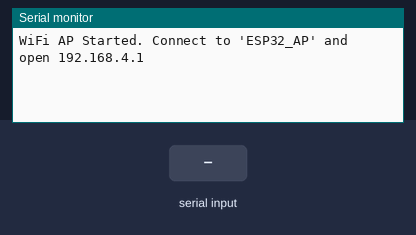
Bench run of a sketch on a simulated ESP32. Shown: the last lines printed to the serial monitor. The inputs (shaded band) are chosen by the test bench. WiFi joins after 1.5 s; servers stay silent unless stated; storage starts empty.

Above: at 1.2 s.
1.3 s: "1\n" received over the second serial link
At 1.7 s:
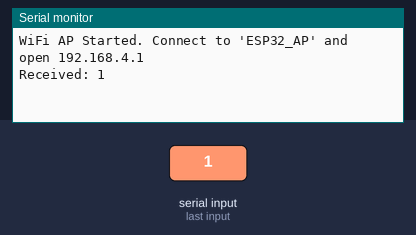
2.8 s: "0\n" received over the second serial link
At 4.1 s:
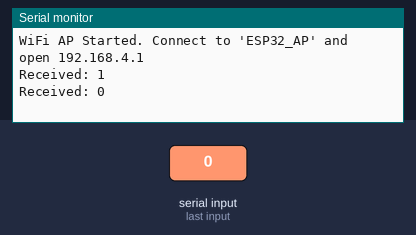

Measured:
- after the input at 1.3 s, the serial monitor: prints a new line at once (image 1)
- after the input at 2.8 s, the serial monitor: prints a new line at once (image 2)

The sketch:

espWebServer.ino
```cpp
#include <WiFi.h>
#include <WebServer.h>
#include <LittleFS.h>

// WiFi Access Point credentials
const char* ssid = "Arya";
const char* password = "12345678";

// UART Pins (Modify as per your connection)
#define RXD2 16  // ESP32 RX
#define TXD2 17  // ESP32 TX
HardwareSerial mySerial(2);

WebServer server(80);
String latestData = "No data received";

// Function to read UART data
void readUART() {
    if (mySerial.available()) {
        latestData = mySerial.readStringUntil('\n');  // Read UART data
        Serial.println("Received: " + latestData);
    }
}

// Serve index.html from LittleFS
void handleRoot() {
    File file = LittleFS.open("/index.html", "r");
    if (file) {
        server.streamFile(file, "text/html");
        file.close();
    } else {
        server.send(404, "text/plain", "File Not Found");
    }
}

// Serve latest UART data
void handleData() {
    readUART();
    server.send(200, "text/plain", latestData);
}

void setup() {
    Serial.begin(115200);
    mySerial.begin(9600, SERIAL_8N1, RXD2, TXD2);  // UART2 on ESP32

    WiFi.softAP(ssid, password);
    Serial.println("WiFi AP Started. Connect to 'ESP32_AP' and open 192.168.4.1");

    if (!LittleFS.begin(true)) {
        Serial.println("LittleFS Mount Failed");
        return;
    }

    server.on("/", handleRoot);
    server.on("/data", handleData);

    server.begin();
}

void loop() {
    server.handleClient();
    readUART();
}
```
